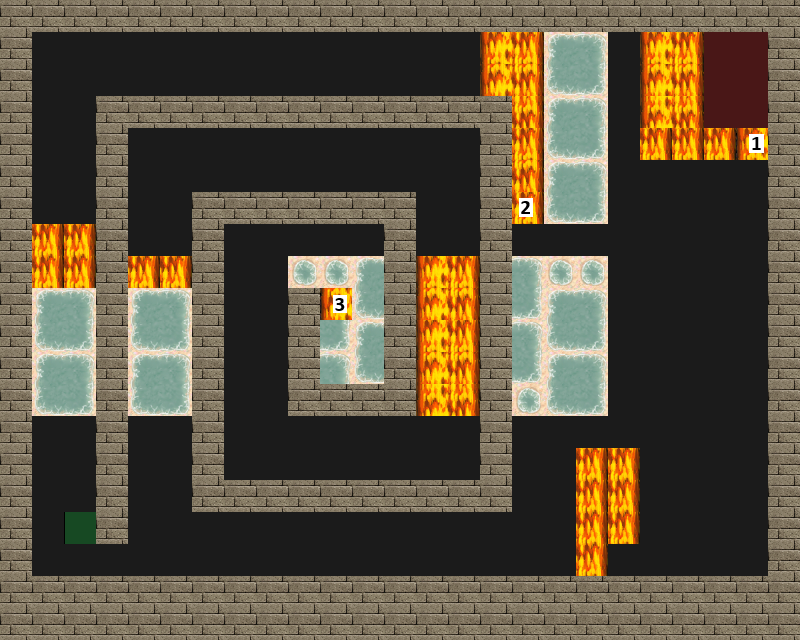

A level layout from a 2D game, rendered from its tile map. Below: a short description, then the map file with its tile-grid data intact:
An orthogonal 25x20 tile map with 32x32 px tiles, 4 tile layers (Road, Trap, Wall, Utility), 4 tilesets.

<map version="1.0" tiledversion="1.1.5" orientation="orthogonal" renderorder="right-down" width="25" height="20" tilewidth="32" tileheight="32" infinite="0" nextobjectid="1">
 <tileset firstgid="1" source="tilesets/meta.tsx" />
 <tileset firstgid="3" source="tilesets/road.tsx" />
 <tileset firstgid="4" source="tilesets/traps.tsx" />
 <tileset firstgid="196" source="tilesets/wallsandroofs.tsx" />
 <layer name="Road" width="25" height="20">
  <data encoding="csv">
3,3,3,3,3,3,3,3,3,3,3,3,3,3,3,3,3,3,3,3,3,3,3,3,3,
3,3,3,3,3,3,3,3,3,3,3,3,3,3,3,3,3,3,3,3,3,3,3,3,3,
3,3,3,3,3,3,3,3,3,3,3,3,3,3,3,3,3,3,3,3,3,3,3,3,3,
3,3,3,3,3,3,3,3,3,3,3,3,3,3,3,3,3,3,3,3,3,3,3,3,3,
3,3,3,3,3,3,3,3,3,3,3,3,3,3,3,3,3,3,3,3,3,3,3,3,3,
3,3,3,3,3,3,3,3,3,3,3,3,3,3,3,3,3,3,3,3,3,3,3,3,3,
3,3,3,3,3,3,3,3,3,3,3,3,3,3,3,3,3,3,3,3,3,3,3,3,3,
3,3,3,3,3,3,3,3,3,3,3,3,3,3,3,3,3,3,3,3,3,3,3,3,3,
3,3,3,3,3,3,3,3,3,3,3,3,3,3,3,3,3,3,3,3,3,3,3,3,3,
3,3,3,3,3,3,3,3,3,3,3,3,3,3,3,3,3,3,3,3,3,3,3,3,3,
3,3,3,3,3,3,3,3,3,3,3,3,3,3,3,3,3,3,3,3,3,3,3,3,3,
3,3,3,3,3,3,3,3,3,3,3,3,3,3,3,3,3,3,3,3,3,3,3,3,3,
3,3,3,3,3,3,3,3,3,3,3,3,3,3,3,3,3,3,3,3,3,3,3,3,3,
3,3,3,3,3,3,3,3,3,3,3,3,3,3,3,3,3,3,3,3,3,3,3,3,3,
3,3,3,3,3,3,3,3,3,3,3,3,3,3,3,3,3,3,3,3,3,3,3,3,3,
3,3,3,3,3,3,3,3,3,3,3,3,3,3,3,3,3,3,3,3,3,3,3,3,3,
3,3,3,3,3,3,3,3,3,3,3,3,3,3,3,3,3,3,3,3,3,3,3,3,3,
3,3,3,3,3,3,3,3,3,3,3,3,3,3,3,3,3,3,3,3,3,3,3,3,3,
3,3,3,3,3,3,3,3,3,3,3,3,3,3,3,3,3,3,3,3,3,3,3,3,3,
3,3,3,3,3,3,3,3,3,3,3,3,3,3,3,3,3,3,3,3,3,3,3,3,3
</data>
 </layer>
 <layer name="Trap" width="25" height="20">
  <data encoding="csv">
0,0  ,0  ,0  ,0  ,0  ,0  ,0  ,0  ,0  ,0  ,0  ,0  ,0  ,0  ,0  ,0  ,0  ,0  ,0  ,0  ,0  ,0  ,0  ,0  ,
0,0  ,0  ,0  ,0  ,0  ,0  ,0  ,0  ,0  ,0  ,0  ,0  ,0  ,0  ,162,163,80,81,0  ,162,163,0  ,0  ,0  ,
0,0  ,0  ,0  ,0  ,0  ,0  ,0  ,0  ,0  ,0  ,0  ,0  ,0  ,0  ,178,179,96,97,0  ,178,179,0  ,0  ,0  ,
0,0  ,0  ,0  ,0  ,0  ,0  ,0  ,0  ,0  ,0  ,0  ,0  ,0  ,0  ,194,195,80,81,0  ,194,195,0  ,0  ,0  ,
0,0  ,0  ,0  ,0  ,0  ,0  ,0  ,0  ,0  ,0  ,0  ,0  ,0  ,0  ,162,163,96,97,0  ,163,163,163,160,0  ,
0,0  ,0  ,0  ,0  ,0  ,0  ,0  ,0  ,0  ,0  ,0  ,0  ,0  ,0  ,178,179,80,81,0  ,0  ,0  ,0  ,0  ,0  ,
0,0  ,0  ,0  ,0  ,0  ,0  ,0  ,0  ,0  ,0  ,0  ,0  ,0  ,0  ,194,161,96,97,0  ,0  ,0  ,0  ,0  ,0  ,
0,163,163,163,0  ,0  ,0  ,0  ,0  ,0  ,0  ,0  ,0  ,0  ,0  ,0  ,0  ,0  ,0  ,0  ,0  ,0  ,0  ,0  ,0  ,
0,163,163,163,163,163,0  ,0  ,0  ,62,62,80,81,162,163,80,81,62,62,0  ,0  ,0  ,0  ,0  ,0  ,
0,80,81,62,80,81,0  ,0  ,0  ,80,176,96,97,178,179,96,97,80,81,0  ,0  ,0  ,0  ,0  ,0  ,
0,96,97,62,96,97,0  ,0  ,0  ,96,97,80,81,162,163,80,81,96,97,0  ,0  ,0  ,0  ,0  ,0  ,
0,80,81,62,80,81,0  ,0  ,0  ,80,81,96,97,178,179,96,97,80,81,0  ,0  ,0  ,0  ,0  ,0  ,
0,96,97,62,96,97,0  ,0  ,0  ,96,97,62,62,194,195,62,62,96,97,0  ,0  ,0  ,0  ,0  ,0  ,
0,0  ,0  ,0  ,0  ,0  ,0  ,0  ,0  ,0  ,0  ,0  ,0  ,0  ,0  ,0  ,0  ,0  ,0  ,0  ,0  ,0  ,0  ,0  ,0  ,
0,0  ,0  ,0  ,0  ,0  ,0  ,0  ,0  ,0  ,0  ,0  ,0  ,0  ,0  ,0  ,0  ,0  ,163,163,0  ,0  ,0  ,0  ,0  ,
0,0  ,0  ,0  ,0  ,0  ,0  ,0  ,0  ,0  ,0  ,0  ,0  ,0  ,0  ,0  ,0  ,0  ,163,163,0  ,0  ,0  ,0  ,0  ,
0,0  ,0  ,0  ,0  ,0  ,0  ,0  ,0  ,0  ,0  ,0  ,0  ,0  ,0  ,0  ,0  ,0  ,163,163,0  ,0  ,0  ,0  ,0  ,
0,0  ,0  ,0  ,0  ,0  ,0  ,0  ,0  ,0  ,0  ,0  ,0  ,0  ,0  ,0  ,0  ,0  ,163,0  ,0  ,0  ,0  ,0  ,0  ,
0,0  ,0  ,0  ,0  ,0  ,0  ,0  ,0  ,0  ,0  ,0  ,0  ,0  ,0  ,0  ,0  ,0  ,0  ,0  ,0  ,0  ,0  ,0  ,0  ,
0,0  ,0  ,0  ,0  ,0  ,0  ,0  ,0  ,0  ,0  ,0  ,0  ,0  ,0  ,0  ,0  ,0  ,0  ,0  ,0  ,0  ,0  ,0  ,0  
</data>
 </layer>
 <layer name="Wall" width="25" height="20">
  <data encoding="csv">
261,261,261,261,261,261,261,261,261,261,261,261,261,261,261,261,261,261,261,261,261,261,261,261,261,
261,0  ,0  ,0  ,0  ,0  ,0  ,0  ,0  ,0  ,0  ,0  ,0  ,0  ,0  ,0  ,0  ,0  ,0  ,0  ,0  ,0  ,0  ,0  ,261,
261,0  ,0  ,0  ,0  ,0  ,0  ,0  ,0  ,0  ,0  ,0  ,0  ,0  ,0  ,0  ,0  ,0  ,0  ,0  ,0  ,0  ,0  ,0  ,261,
261,0  ,0  ,261,261,261,261,261,261,261,261,261,261,261,261,261,0  ,0  ,0  ,0  ,0  ,0  ,0  ,0  ,261,
261,0  ,0  ,261,0  ,0  ,0  ,0  ,0  ,0  ,0  ,0  ,0  ,0  ,0  ,261,0  ,0  ,0  ,0  ,0  ,0  ,0  ,0  ,261,
261,0  ,0  ,261,0  ,0  ,0  ,0  ,0  ,0  ,0  ,0  ,0  ,0  ,0  ,261,0  ,0  ,0  ,0  ,0  ,0  ,0  ,0  ,261,
261,0  ,0  ,261,0  ,0  ,261,261,261,261,261,261,261,0  ,0  ,261,0  ,0  ,0  ,0  ,0  ,0  ,0  ,0  ,261,
261,0  ,0  ,261,0  ,0  ,261,0  ,0  ,0  ,0  ,0  ,261,0  ,0  ,261,0  ,0  ,0  ,0  ,0  ,0  ,0  ,0  ,261,
261,0  ,0  ,261,0  ,0  ,261,0  ,0  ,0  ,0  ,0  ,261,0  ,0  ,261,0  ,0  ,0  ,0  ,0  ,0  ,0  ,0  ,261,
261,0  ,0  ,261,0  ,0  ,261,0  ,0  ,261,0  ,0  ,261,0  ,0  ,261,0  ,0  ,0  ,0  ,0  ,0  ,0  ,0  ,261,
261,0  ,0  ,261,0  ,0  ,261,0  ,0  ,261,0  ,0  ,261,0  ,0  ,261,0  ,0  ,0  ,0  ,0  ,0  ,0  ,0  ,261,
261,0  ,0  ,261,0  ,0  ,261,0  ,0  ,261,0  ,0  ,261,0  ,0  ,261,0  ,0  ,0  ,0  ,0  ,0  ,0  ,0  ,261,
261,0  ,0  ,261,0  ,0  ,261,0  ,0  ,261,261,261,261,0  ,0  ,261,0  ,0  ,0  ,0  ,0  ,0  ,0  ,0  ,261,
261,0  ,0  ,261,0  ,0  ,261,0  ,0  ,0  ,0  ,0  ,0  ,0  ,0  ,261,0  ,0  ,0  ,0  ,0  ,0  ,0  ,0  ,261,
261,0  ,0  ,261,0  ,0  ,261,0  ,0  ,0  ,0  ,0  ,0  ,0  ,0  ,261,0  ,0  ,0  ,0  ,0  ,0  ,0  ,0  ,261,
261,0  ,0  ,261,0  ,0  ,261,261,261,261,261,261,261,261,261,261,0  ,0  ,0  ,0  ,0  ,0  ,0  ,0  ,261,
261,0  ,0  ,261,0  ,0  ,0  ,0  ,0  ,0  ,0  ,0  ,0  ,0  ,0  ,0  ,0  ,0  ,0  ,0  ,0  ,0  ,0  ,0  ,261,
261,0  ,0  ,0  ,0  ,0  ,0  ,0  ,0  ,0  ,0  ,0  ,0  ,0  ,0  ,0  ,0  ,0  ,0  ,0  ,0  ,0  ,0  ,0  ,261,
261,261,261,261,261,261,261,261,261,261,261,261,261,261,261,261,261,261,261,261,261,261,261,261,261,
261,261,261,261,261,261,261,261,261,261,261,261,261,261,261,261,261,261,261,261,261,261,261,261,261
</data>
 </layer>
 <layer name="Utility" width="25" height="20">
  <data encoding="csv">
0,0  ,0  ,0  ,0  ,0  ,0  ,0  ,0  ,0  ,0  ,0  ,0  ,0  ,0  ,0  ,0  ,0  ,0  ,0  ,0  ,0  ,0  ,0  ,0  ,
0,0  ,0  ,0  ,0  ,0  ,0  ,0  ,0  ,0  ,0  ,0  ,0  ,0  ,0  ,0  ,0  ,0  ,0  ,0  ,0  ,0  ,1,1,0  ,
0,0  ,0  ,0  ,0  ,0  ,0  ,0  ,0  ,0  ,0  ,0  ,0  ,0  ,0  ,0  ,0  ,0  ,0  ,0  ,0  ,0  ,1,1,0  ,
0,0  ,0  ,0  ,0  ,0  ,0  ,0  ,0  ,0  ,0  ,0  ,0  ,0  ,0  ,0  ,0  ,0  ,0  ,0  ,0  ,0  ,1,1,0  ,
0,0  ,0  ,0  ,0  ,0  ,0  ,0  ,0  ,0  ,0  ,0  ,0  ,0  ,0  ,0  ,0  ,0  ,0  ,0  ,0  ,0  ,0  ,0  ,0  ,
0,0  ,0  ,0  ,0  ,0  ,0  ,0  ,0  ,0  ,0  ,0  ,0  ,0  ,0  ,0  ,0  ,0  ,0  ,0  ,0  ,0  ,0  ,0  ,0  ,
0,0  ,0  ,0  ,0  ,0  ,0  ,0  ,0  ,0  ,0  ,0  ,0  ,0  ,0  ,0  ,0  ,0  ,0  ,0  ,0  ,0  ,0  ,0  ,0  ,
0,0  ,0  ,0  ,0  ,0  ,0  ,0  ,0  ,0  ,0  ,0  ,0  ,0  ,0  ,0  ,0  ,0  ,0  ,0  ,0  ,0  ,0  ,0  ,0  ,
0,0  ,0  ,0  ,0  ,0  ,0  ,0  ,0  ,0  ,0  ,0  ,0  ,0  ,0  ,0  ,0  ,0  ,0  ,0  ,0  ,0  ,0  ,0  ,0  ,
0,0  ,0  ,0  ,0  ,0  ,0  ,0  ,0  ,0  ,0  ,0  ,0  ,0  ,0  ,0  ,0  ,0  ,0  ,0  ,0  ,0  ,0  ,0  ,0  ,
0,0  ,0  ,0  ,0  ,0  ,0  ,0  ,0  ,0  ,0  ,0  ,0  ,0  ,0  ,0  ,0  ,0  ,0  ,0  ,0  ,0  ,0  ,0  ,0  ,
0,0  ,0  ,0  ,0  ,0  ,0  ,0  ,0  ,0  ,0  ,0  ,0  ,0  ,0  ,0  ,0  ,0  ,0  ,0  ,0  ,0  ,0  ,0  ,0  ,
0,0  ,0  ,0  ,0  ,0  ,0  ,0  ,0  ,0  ,0  ,0  ,0  ,0  ,0  ,0  ,0  ,0  ,0  ,0  ,0  ,0  ,0  ,0  ,0  ,
0,0  ,0  ,0  ,0  ,0  ,0  ,0  ,0  ,0  ,0  ,0  ,0  ,0  ,0  ,0  ,0  ,0  ,0  ,0  ,0  ,0  ,0  ,0  ,0  ,
0,0  ,0  ,0  ,0  ,0  ,0  ,0  ,0  ,0  ,0  ,0  ,0  ,0  ,0  ,0  ,0  ,0  ,0  ,0  ,0  ,0  ,0  ,0  ,0  ,
0,0  ,0  ,0  ,0  ,0  ,0  ,0  ,0  ,0  ,0  ,0  ,0  ,0  ,0  ,0  ,0  ,0  ,0  ,0  ,0  ,0  ,0  ,0  ,0  ,
0,0  ,2,0  ,0  ,0  ,0  ,0  ,0  ,0  ,0  ,0  ,0  ,0  ,0  ,0  ,0  ,0  ,0  ,0  ,0  ,0  ,0  ,0  ,0  ,
0,0  ,0  ,0  ,0  ,0  ,0  ,0  ,0  ,0  ,0  ,0  ,0  ,0  ,0  ,0  ,0  ,0  ,0  ,0  ,0  ,0  ,0  ,0  ,0  ,
0,0  ,0  ,0  ,0  ,0  ,0  ,0  ,0  ,0  ,0  ,0  ,0  ,0  ,0  ,0  ,0  ,0  ,0  ,0  ,0  ,0  ,0  ,0  ,0  ,
0,0  ,0  ,0  ,0  ,0  ,0  ,0  ,0  ,0  ,0  ,0  ,0  ,0  ,0  ,0  ,0  ,0  ,0  ,0  ,0  ,0  ,0  ,0  ,0  
</data>
 </layer>
</map>
